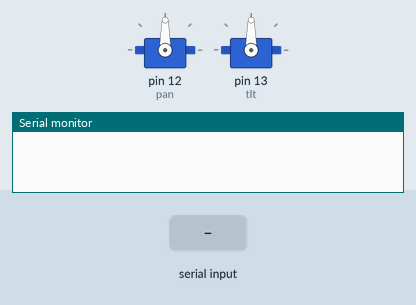
Simulated run of this sketch. Board: Arduino Uno, built with avr-gcc and run on an emulated ATmega328P. Parts: 2 × servo, the last lines printed to the serial monitor. The inputs (shaded band) are chosen by the test bench.

Above: at 1.2 s.
1.3 s: "w" received over Serial
At 2.0 s:
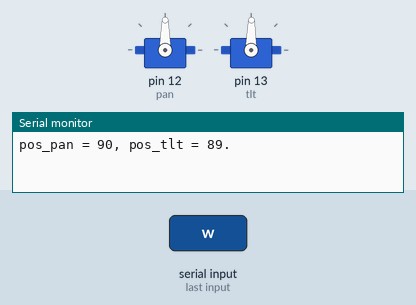
2.8 s: "a" received over Serial
At 3.1 s:
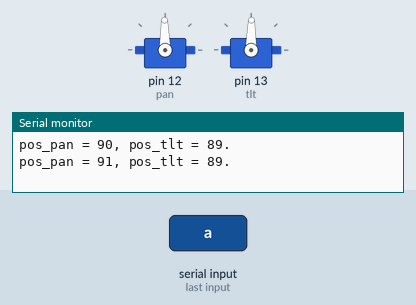
Timing chart, 0 to 5.8 s (numbered marks = the images above; inputs shaded):
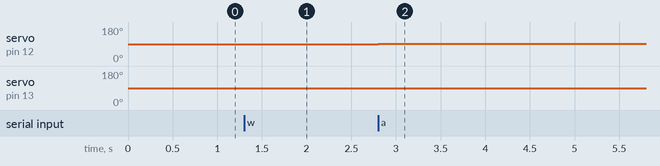

Measured:
- after the input at 1.3 s, servo on pin 13 (tlt): 90° → 89° at once
- after the input at 2.8 s, servo on pin 12 (pan): 90° → 91° at once

The sketch:

pt_ctrl.ino
```cpp
#include <Servo.h>
Servo pan, tlt;
unsigned int pos_pan = 90;
unsigned int pos_tlt = 90;

void setup() {
  // initialize serial:
  Serial.begin(9600);
  pan.attach(12); pan.write(pos_pan);
  tlt.attach(13);tlt.write(pos_tlt);
}

void loop() {
  if(Serial.available()>0) {
    char ch = Serial.read();
    if(ch == 'w') { /**************************** tilt up */
      if(pos_tlt - 1 >= 0)
        pos_tlt = pos_tlt - 1;
      else
        pos_tlt = 0;
    }

    else if(ch == 's') { /************************** tilt down */
      if(pos_tlt + 1 <= 180)
        pos_tlt = pos_tlt + 1;
      else
        pos_tlt = 180;
    }

    if(ch == 'a') { /*************************** pan left */
      if(pos_pan + 1 <= 180)
        pos_pan = pos_pan + 1;
      else
        pos_pan = 180;
    }

    else if(ch == 'd') { /************************** pan right */
      if(pos_pan - 1 >= 0)
        pos_pan = pos_pan - 1;
      else
        pos_pan = 0;
    }

    else if(ch == 'i') { /*************************** P/T init */
      pos_tlt = pos_pan = 90;
    }
    else;
    pan.write(pos_pan); tlt.write(pos_tlt);
    Serial.print("pos_pan = "); Serial.print(pos_pan); Serial.print(", ");
    Serial.print("pos_tlt = "); Serial.print(pos_tlt); Serial.println(".");
  }
}
```
